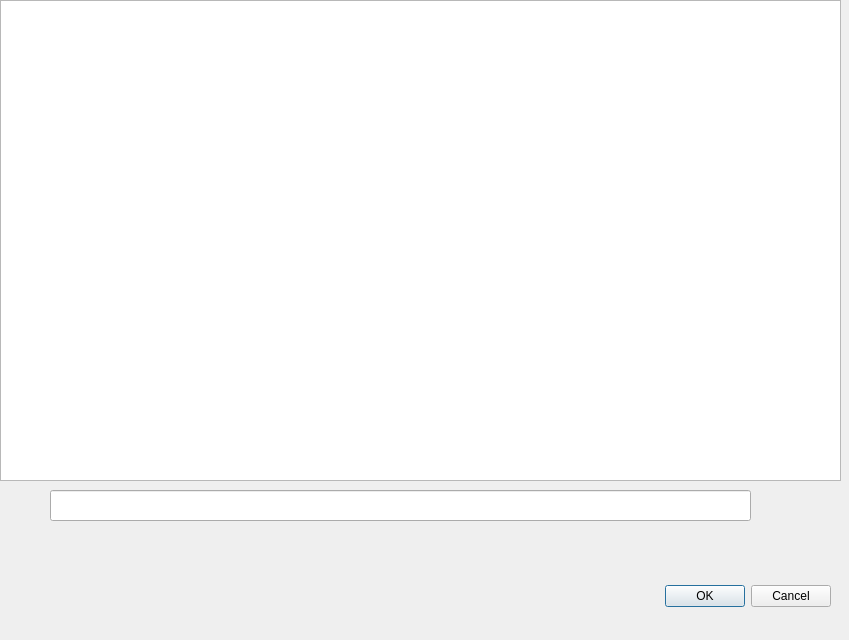
<?xml version="1.0" encoding="UTF-8"?>
<ui version="4.0">
 <class>Dialog</class>
 <widget class="QDialog" name="Dialog">
  <property name="geometry">
   <rect>
    <x>0</x>
    <y>0</y>
    <width>849</width>
    <height>640</height>
   </rect>
  </property>
  <property name="windowTitle">
   <string>Dialog</string>
  </property>
  <widget class="QDialogButtonBox" name="buttonBox">
   <property name="geometry">
    <rect>
     <x>370</x>
     <y>580</y>
     <width>461</width>
     <height>32</height>
    </rect>
   </property>
   <property name="orientation">
    <enum>Qt::Horizontal</enum>
   </property>
   <property name="standardButtons">
    <set>QDialogButtonBox::Cancel|QDialogButtonBox::Ok</set>
   </property>
  </widget>
  <widget class="QLineEdit" name="lineEdit">
   <property name="geometry">
    <rect>
     <x>50</x>
     <y>490</y>
     <width>701</width>
     <height>31</height>
    </rect>
   </property>
  </widget>
  <widget class="QTreeView" name="treeView">
   <property name="geometry">
    <rect>
     <x>0</x>
     <y>0</y>
     <width>841</width>
     <height>481</height>
    </rect>
   </property>
  </widget>
 </widget>
 <resources/>
 <connections>
  <connection>
   <sender>buttonBox</sender>
   <signal>accepted()</signal>
   <receiver>Dialog</receiver>
   <slot>accept()</slot>
   <hints>
    <hint type="sourcelabel">
     <x>248</x>
     <y>254</y>
    </hint>
    <hint type="destinationlabel">
     <x>157</x>
     <y>274</y>
    </hint>
   </hints>
  </connection>
  <connection>
   <sender>buttonBox</sender>
   <signal>rejected()</signal>
   <receiver>Dialog</receiver>
   <slot>reject()</slot>
   <hints>
    <hint type="sourcelabel">
     <x>316</x>
     <y>260</y>
    </hint>
    <hint type="destinationlabel">
     <x>286</x>
     <y>274</y>
    </hint>
   </hints>
  </connection>
 </connections>
</ui>
